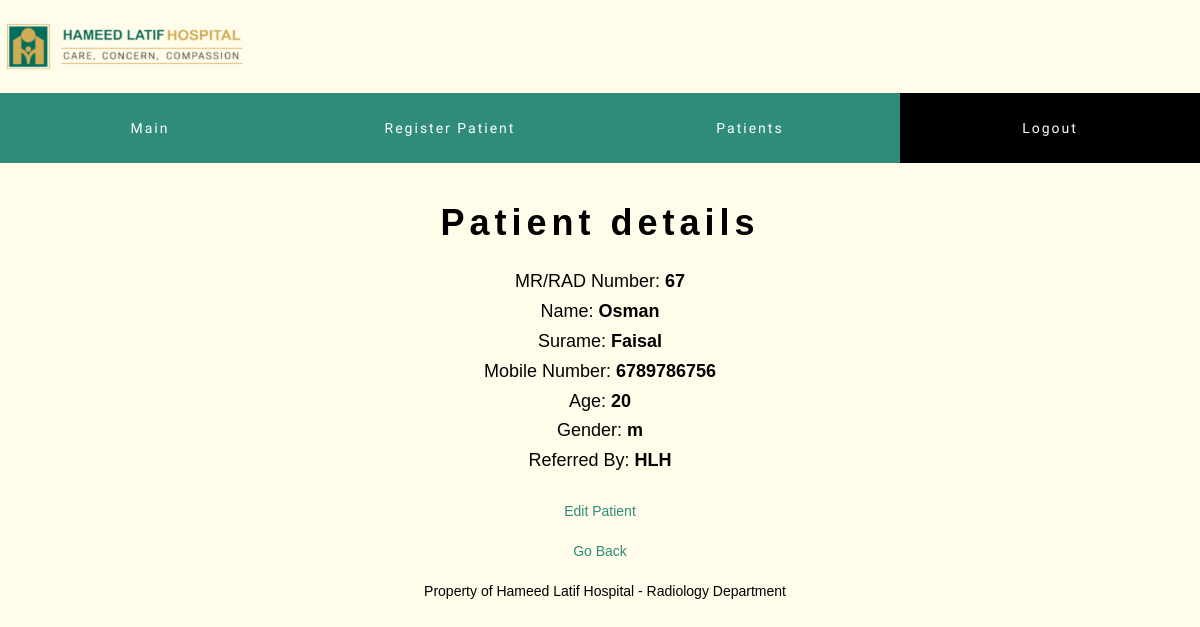
The page /viewPatient.php?id=259 (signed in) on the database its author committed.
### tables this page shows
CREATE TABLE `Patient` (
  `ID` int(11) NOT NULL,
  `radNumber` int(11) NOT NULL,
  `first_name` text NOT NULL,
  `last_name` text NOT NULL,
  `phoneNumber` varchar(11) NOT NULL,
  `Age` int(3) NOT NULL,
  `sex` char(1) NOT NULL,
  `refBy` text NOT NULL,
  `dateNtime` timestamp NOT NULL DEFAULT CURRENT_TIMESTAMP ON UPDATE CURRENT_TIMESTAMP
);

### public/viewPatient.php (the view, shortened to what this page needs)
<?php require_once('../private/initialise.php'); ?>
    <div class="public">
<?php include(SHARED_PATH . '/header.php'); ?>
<?php
$id = $_GET['id'];
$query = mysqli_query($db, "SELECT * FROM Patient WHERE id = '$id'") or die(mysqli_error());
if(mysqli_num_rows($query)>=1){
    while($row = mysqli_fetch_array($query)) {
        $radNumber = $row['radNumber'];
        $first_name = $row['first_name'];
        $last_name = $row['last_name'];
        $phoneNumber = $row['phoneNumber'];
        $Age = $row['Age'];
        $sex = $row['sex'];
        $refBy = $row['refBy'];
    }}
?>
    <center>
        <h1>Patient details</h1>
        <h4>MR/RAD Number: <b><?php echo $radNumber ?></b></h4>
        <h4>Name: <b><?php echo $first_name ?></b></h4>
        <h4>Surame: <b><?php echo $last_name ?></b></h4>
        <h4>Mobile Number: <b><?php echo $phoneNumber ?></b></h4>
        <h4>Age: <b><?php echo $Age ?></b></h4>
        <h4>Gender: <b><?php echo $sex ?></b></h4>
        <h4>Referred By: <b><?php echo $refBy?></b></h4>
        <br><a href="editPatient.php?id=<?php echo $id?>" class="tableButtons">Edit Patient</a><br>
        <br><a href="patients.php" class="tableButtons">Go Back</a>
        <br>
        <br>
    </center>
<?php include(SHARED_PATH . '/footer.php'); ?>

### public/stylesheets/service.css (style rules this page uses)
.public { margin: auto; background-color: #fffcea; color: black; font-family: "Trebuchet MS", Helvetica, sans-serif; position: relative; min-height: 100%; }
a { background-color: rgba(19, 126, 107, 0.86) !important; color: rgb(255, 255, 255); padding: 0.3em 1em; position: relative; text-decoration: none; text-transform: none !important; }
body { margin: 0px; background-color: white; color: rgb(117, 117, 117); font-family: "Trebuchet MS", Helvetica, sans-serif; position: relative; min-height: 100%; min-height: 100vh; }
h1 { text-align: center; letter-spacing: 2px; margin: 0px; color: #333; font-weight: 900 !important; }
h1 { letter-spacing: 5px; padding-top: 20px; padding-bottom: 20px; font-family: Roboto; }
.tableButtons { background-color: transparent !important; color: #2f8b7a !important; }

### rows shown on the page
patient: radNumber "67", first_name "Osman", last_name "Faisal", phoneNumber "6789786756", Age "20", sex "m", refBy "HLH"
